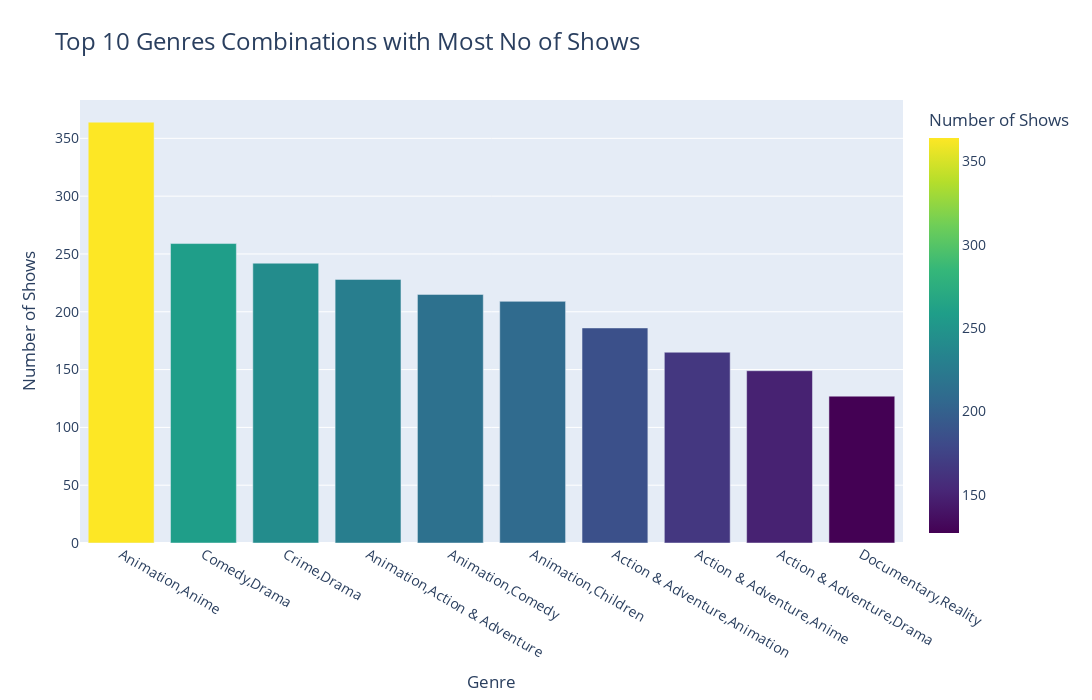

Notebook code cell kept with this figure:
### Code cell
# Calculate the top 10 genres
top_genres = dataset["Genre"].value_counts().head(10).reset_index()
top_genres.columns = ["Genre", "Count"]  # Rename columns for clarity

# Create an interactive bar chart using Plotly Express
fig = px.bar(
    top_genres,
    x="Genre",
    y="Count",
    title="Top 10 Genres Combinations with Most No of Shows",
    color="Count",  # Use Count to dynamically color the bars
    color_continuous_scale="Viridis",  # Interactive color scheme
    labels={"Count": "Number of Shows", "Genre": "Genre"},
)

# Customize layout
fig.update_layout(
    xaxis_title="Genre",
    yaxis_title="Number of Shows",
    title_font=dict(size=24),
    font=dict(size=14),
    width=1400,
    height=700,
)

# Show the interactive chart
fig.show()

### Figure 1 — Plotly figure (JSON) as saved in the notebook; plotly's stock layout.template omitted (floating-point values rounded to 4 significant figures)
{"data": [{"alignmentgroup": "True", "hovertemplate": "Genre=%{x}<br>Number of Shows=%{marker.color}<extra></extra>", "legendgroup": "", "marker": {"color": [364, 259, 242, 228, 215, 209, 186, 165, 149, 127], "coloraxis": "coloraxis", "pattern": {"shape": ""}}, "name": "", "offsetgroup": "", "orientation": "v", "showlegend": false, "textposition": "auto", "type": "bar", "x": ["Animation,Anime", "Comedy,Drama", "Crime,Drama", "Animation,Action & Adventure", "Animation,Comedy", "Animation,Children", "Action & Adventure,Animation", "Action & Adventure,Anime", "Action & Adventure,Drama", "Documentary,Reality"], "xaxis": "x", "y": [364, 259, 242, 228, 215, 209, 186, 165, 149, 127], "yaxis": "y"}], "layout": {"barmode": "relative", "coloraxis": {"colorbar": {"title": {"text": "Number of Shows"}}, "colorscale": [[0, "#440154"], [0.1111, "#482878"], [0.2222, "#3e4989"], [0.3333, "#31688e"], [0.4444, "#26828e"], [0.5556, "#1f9e89"], [0.6667, "#35b779"], [0.7778, "#6ece58"], [0.8889, "#b5de2b"], [1, "#fde725"]]}, "font": {"size": 14}, "height": 700, "legend": {"tracegroupgap": 0}, "title": {"font": {"size": 24}, "text": "Top 10 Genres Combinations with Most No of Shows"}, "width": 1400, "xaxis": {"anchor": "y", "domain": [0, 1], "title": {"text": "Genre"}}, "yaxis": {"anchor": "x", "domain": [0, 1], "title": {"text": "Number of Shows"}}}}
